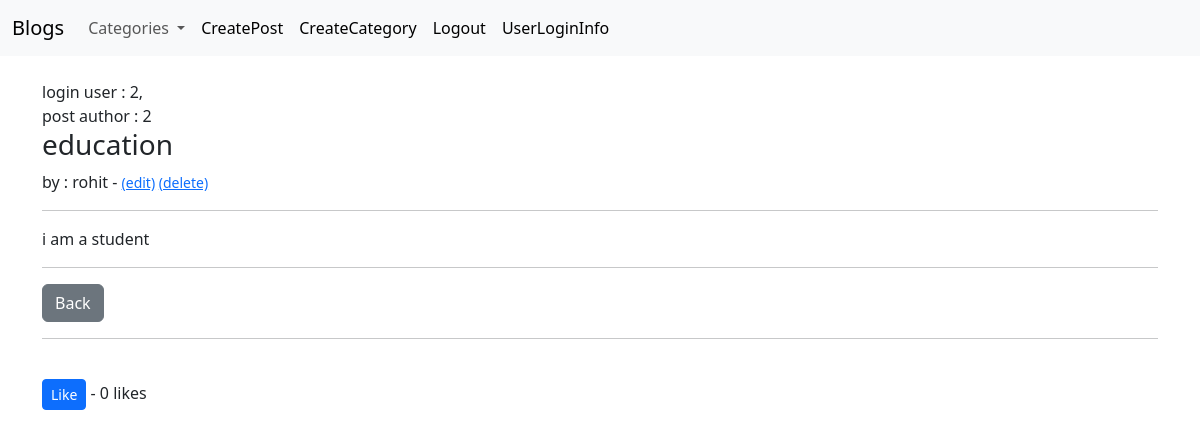
Page /detail-post/20/ (signed in) on the committed database.
### blogapp/models.py (models this page shows, shortened)
class Post(models.Model):
    title = models.CharField(max_length=250)
    title_tag = models.CharField(max_length=250)
    author = models.ForeignKey(User,on_delete=models.CASCADE)
    body = RichTextField(blank=True,null=True)
    post_date = models.DateField(auto_now_add=True)
    category = models.CharField(max_length=250,default='coding...')
    like = models.ManyToManyField(User,related_name="blog_post")
    def total_likes(self):
        return self.like.count()

### blogapp/views.py (the view)
# urls.py: path("detail-post/<int:pk>/",DetailsBlogPost.as_view(),name='detail-post'),
class DetailsBlogPost(DeleteView):
    model = Post
    template_name = 'detail-post.html'
    def get_context_data(self,*args,**kwargs):
        cats_menu = Category.objects.all()
        context = super(DetailsBlogPost,self).get_context_data(*args,**kwargs)
        stuff = get_object_or_404(Post,id=self.kwargs['pk'])
        total_likes = stuff.total_likes()
        context['cats_menu']=cats_menu
        context['total_likes']=total_likes
        return context

### blogapp/models.py (called while the page is built)
    def __str__(self):
        return self.name

### templates/detail-post.html (shortened to what this page needs)
{% extends "base.html" %}
{% block content %}
{% if user.is_authenticated %}
        login user   : {{user.id}},<br/>
        post author  : {{post.author.id}}
                <h3>{{post.title}}</h3>
                by : {{post.author}} -
                {% if user.is_authenticated %}
                        {% if user.id == post.author.id %}
                        <small>
                            <a href="{% url 'edit-post' post.pk %}">(edit)</a>
                            <a href="{% url 'delete-post' post.pk %}">(delete)</a>
                        </small>
                        {% endif %}
                {% endif %}
                <hr>
                {{post.body | safe}}
            <hr>
        <a href="{% url 'posts' %}" class="btn btn-secondary">Back</a>
        <br/>
        <hr/>
        <br/>
        <form action="{%url 'like' post.pk %}" method="post">
                <button type="submit" name="post_id" value="{{post.id}}"
                class="btn btn-primary btn-sm">Like</button> - {{total_likes}} likes
        </form>
        <br/>
{%else%}
        You'r not allowed here!(and you know it...)
{%endif%}
{% endblock %}

### rows in the picture
Post: author.id "2", title "education", author "rohit", body "i am a student"

### other values in the picture
{{ user.id }} "2"
{{ total_likes }} "0"
